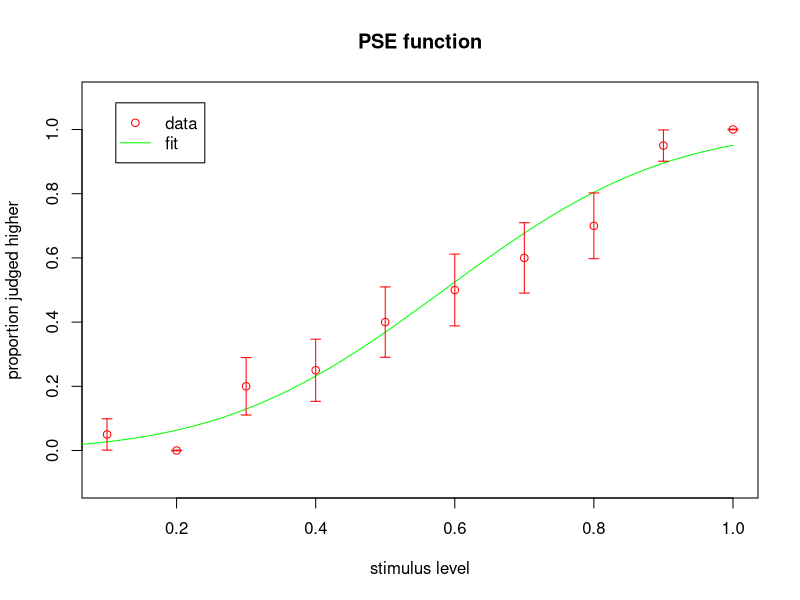

R code for this plot:
# fitdemo.R  Illustrate how to fit a function to behavioural data

rm( list=ls() )

### part 1.  fit a psychometric function

# make up some behavioural data for a discrimination task
stimlev  <- seq( 0.1, 1.0, 0.1 )                        # stimulus levels:  0.1, 0.2, ..., 1.0
ntrials  <- rep( 20, 10 )                               # number of trials at each stimulus level:  20
nhigher  <- c( 1, 0, 4, 5, 8, 10, 12, 14, 19, 20 )      # number of trials where the stimulus was judged higher in value than a reference stimulus
phigher <- nhigher/ntrials                              # 'nhigher' expressed as a proportion

# choose the form of the psychometric function
psyfn <- function( x, mu, sigma )
	pnorm( x, mu, sigma )
	
# define a maximum likelihood objective function        # 'objective function' is a function youre trying to minimize
obj <- function( p )
	-sum(log( dbinom( nhigher, ntrials, psyfn( stimlev, p[1], p[2] ) ) ))

# find the parameters that minimize the objective function
pinit <- c( 0.5, 0.2 )             # initial guess: this is just to get a sense of the MAGNITUDE you expect (e.g. 1 vs 1 billion)
phat <- optim( pinit, obj )$par    # find the parameters of the best fit

#NOTE: Optim expects an obj function with ONE argument, but the one argument can be a vector with multiple parts (like we have here)


### part 2.  report the fit and plot it

# report the fit
muhat <- phat[1]
sigmahat <- phat[2]
cat(sprintf('muhat = %.2f\nsigmahat = %.2f',muhat,sigmahat))

# plot data and fitted PSE function
plot( stimlev, phigher, col='red', ylim=c(-0.1,1.1), xlab='stimulus level', ylab='proportion judged higher', main='PSE function' )
curve( psyfn( x, muhat, sigmahat ), from=0, to=1, col='green', add=TRUE )

# add a legend
legend( 'topleft', inset=0.05, legend=c('data','fit'), col=c('red','green'), pch=c(1,NA), lty=c(NA,1) )

# add error bars
stderr <- sqrt( phigher*(1-phigher)/ntrials )  # standard error of proportion judged higher (assumes a binomial distribution)
stderr <- pmax(stderr,0.001)  # avoid zero-length error bars
plow  <- phigher-stderr;     # lower end of error bars
phigh <- phigher+stderr;     # upper end of error bars
arrows( stimlev, plow, stimlev, phigh, code=3, angle=90, length=0.05, col='red' )

# in some add-on graphics packages there are functions that will add error bars in a single line.
# this code shows how to add error bars manually with the basic graphics package.  often it's
# useful to know how to do things manually anyway, as it gives you more control over how the
# plot will appear.
